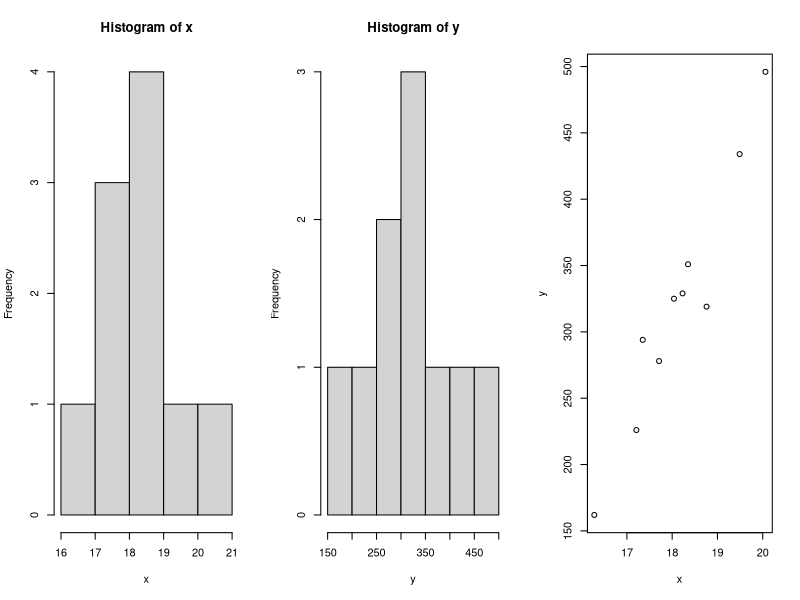
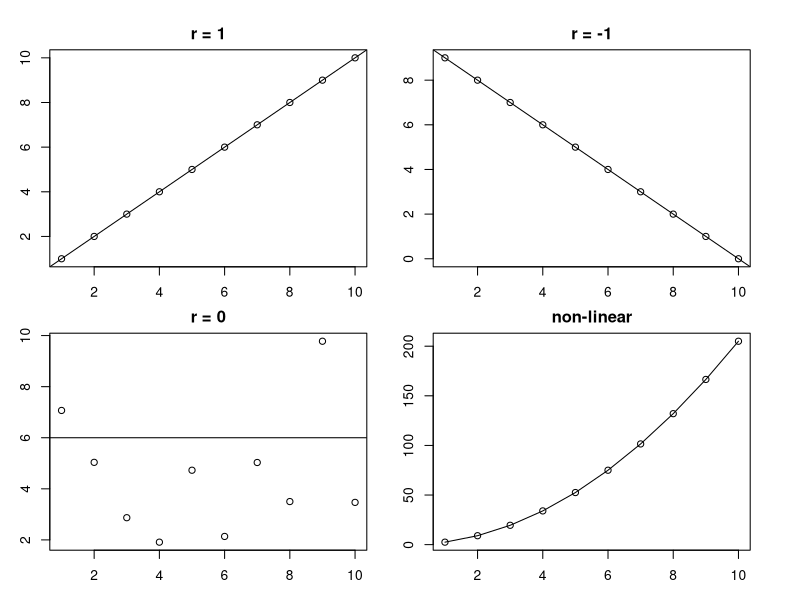
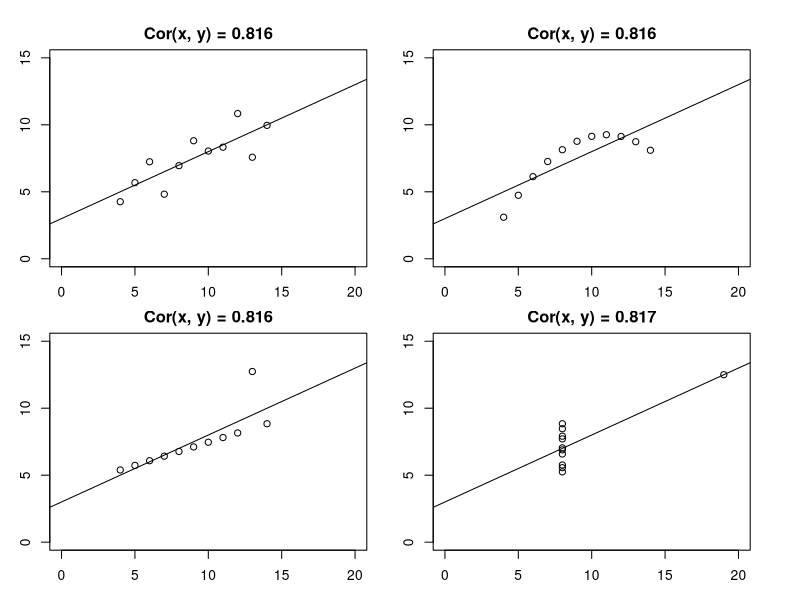

These figures' R source, in order:
## ---- chunk 1
on_change_size <- function(before, options, envir) {
    if (before)
        return(paste(options$change_size))
}

knitr::knit_hooks$set(change_size = on_change_size)
knitr::opts_chunk$set(prompt = TRUE,
                      warning = FALSE,
                      dev.args=list(pointsize=18),
                      change_size='\\small')
## ---- chunk 2
n <- 10; hf <- ceiling(n/2)
x <- c(278, 496, 294, 434, 226, 319, 329, 162, 325, 351)
# y <- x/100 + 15 + rnorm(10, sd=.5)
y <- c(17.71, 20.06, 17.35, 19.49, 17.21, 18.76, 18.23, 16.28, 18.04, 18.35)

knitr::kable(data.frame(x[1:hf], y[1:hf], x[(hf+1):n], y[(hf+1):n]),
             col.names = rep(c("Insulin sensitivity",
                               "Fatty Acids (%)"), 2),
             digits = 2)
## ---- chunk 3
y <- c(278, 496, 294, 434, 226, 319, 329, 162, 325, 351)
x <- c(17.71, 20.06, 17.35, 19.49, 17.21, 18.76,
       18.23, 16.28, 18.04, 18.35)

par(mfrow=c(1,3))
hist(x); hist(y)
plot(x, y)
## ---- chunk 4
par(mfrow = c(2,2), oma=rep(1,4), mar=rep(2,4))
plot(1:10, 1:10, main = "r = 1", xlab="x", ylab="y")
abline(0, 1)
plot(1:10, 10-(1:10), main = "r = -1", xlab="x", ylab="y")
abline(10, -1)
plot(1:10, runif(10, 1, 10), main = "r = 0", xlab="x", ylab="y")
abline(6, 0)
plot(1:10,  2 * (1:10)^2 + (1:10)/2, main = "non-linear", xlab="x", ylab="y")
lines(1:10, 2 * (1:10)^2 + (1:10)/2)
## ---- chunk 5
cov(x, y) / sqrt(var(x) * var(y))
cor(x, y)
cor(x, y)^2
## ---- chunk 6
cor.test(x, y)
## ---- chunk 7
par(mfrow = c(2,2), oma=rep(1,4), mar=rep(2,4))
for (i in 1:4) {
    x = anscombe[, paste("x", i, sep="")];
    y = anscombe[, paste("y", i, sep="")];
    plot(y~x, main = sprintf("Cor(x, y) = %.3f", cor(x, y)),
         xlim=c(0,20), ylim=c(0, 15));
    abline(lm(y~x))
}
